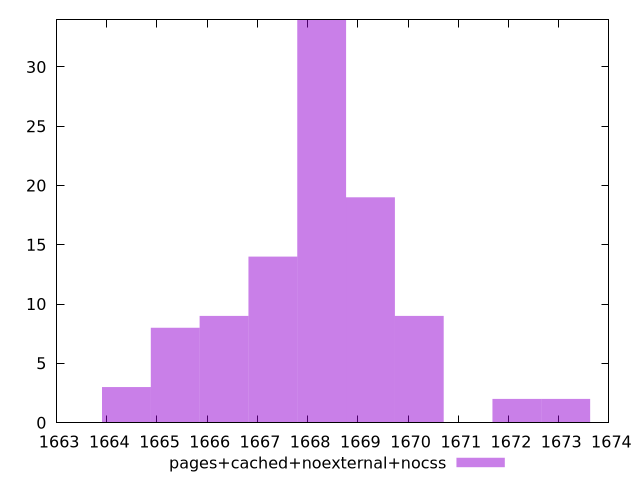

Here is the gnuplot script that generated this plot:
$_pagesCachedNoexternalNocss <<EOF
1668.2792412206811 34
1667.3070505206692 14
1666.3348598206571 9
1670.2236226207053 9
1669.2514319206932 19
1665.362669120645 8
1672.1680040207293 2
1673.1401947207414 2
1664.390478420633 3
EOF
set key outside below
set terminal pngcairo
set output "report_00004_2020-11-02T20-21-41.718Z/interactive/pages+cached+noexternal+nocss//raw_hist.png"
set yrange [0:34]
set boxwidth 0.972190700012052
set style fill transparent solid 0.5 noborder
plot $_pagesCachedNoexternalNocss title "pages+cached+noexternal+nocss" with boxes ,
